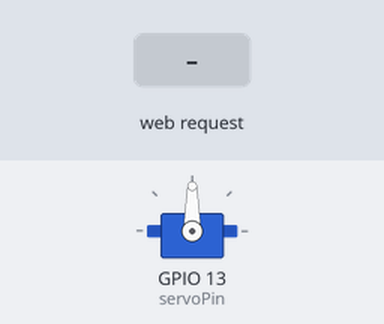
Recording of a sketch running on a simulated ESP32. Shown: servo. Inputs (shaded band) come from the test bench. WiFi joins after 1.5 s; servers stay silent unless stated; what the sketch prints to the serial monitor is not drawn.

Above: at 2.7 s.
2.8 s: HTTP request GET /?angle= received
At 3.8 s:
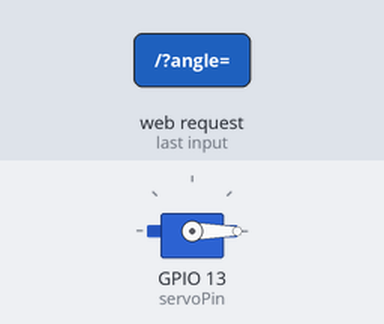
Timing chart, 0 to 5.8 s (numbered marks = the images above; inputs shaded):
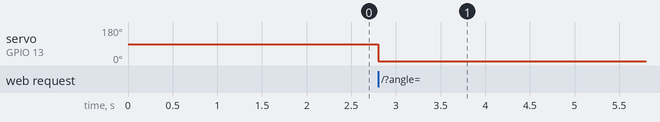

Measured:
- after the input at 2.8 s, servo on GPIO 13 (servoPin): 90° → 0° at once

The sketch:

Servousing_IP_ESP32.ino
```cpp
#include <WiFi.h>
#include <ESP32Servo.h>

const char* ssid = "Saif's S24 Ultra";
const char* password = "sidku8090";

WiFiServer server(80);
Servo myServo;

int servoPin = 13;  // GPIO13

void setup() {
  Serial.begin(115200);
  myServo.setPeriodHertz(50);    // standard 50 Hz
  myServo.attach(servoPin, 500, 2400); // min/max microseconds for SG90
  myServo.write(90);  // Center position

  WiFi.begin(ssid, password);
  Serial.print("Connecting to WiFi");
  while (WiFi.status() != WL_CONNECTED) {
    delay(500);
    Serial.print(".");
  }

  Serial.println("\nWiFi connected");
  Serial.print("IP Address: ");
  Serial.println(WiFi.localIP());

  server.begin();
}

void loop() {
  WiFiClient client = server.available();
  if (!client) return;

  Serial.println("New Client");
  String request = client.readStringUntil('\r');
  client.flush();
  Serial.println(request);

  if (request.indexOf("/?angle=") != -1) {
    int angleStart = request.indexOf("=") + 1;
    int angle = request.substring(angleStart).toInt();
    angle = constrain(angle, 0, 180);  // Limit to valid range
    myServo.write(angle);
    Serial.print("Set angle to: ");
    Serial.println(angle);
  }

  // Send simple response
  client.println("HTTP/1.1 200 OK");
  client.println("Content-type:text/html\n");
  client.println("<html><body><h2>ESP32 Servo Control</h2><p>Use /?angle=0 to 180</p></body></html>");

  delay(1);
  Serial.println("Client disconnected.");
}
```
